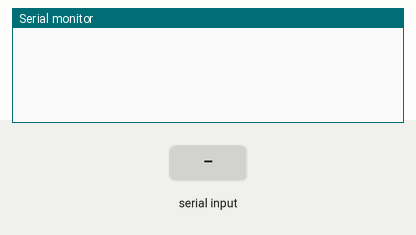
Recording of a sketch running on a simulated Arduino Uno, built with avr-gcc and run on an emulated ATmega328P. Shown: the last lines printed to the serial monitor. Inputs (shaded band) come from the test bench.

Above: at 1.2 s.
1.3 s: byte 1 (0x1) received over Serial
At 2.1 s:
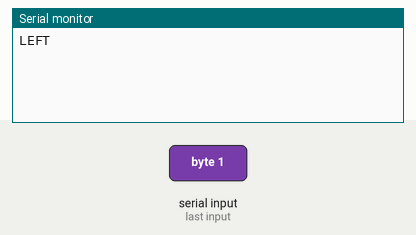
2.8 s: byte 2 (0x2) received over Serial
At 3.2 s:
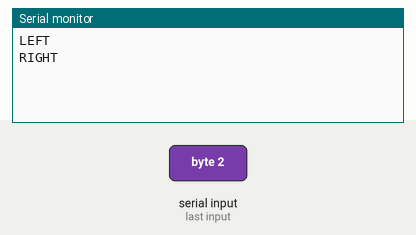
4.3 s: byte 3 (0x3) received over Serial
At 5.5 s:
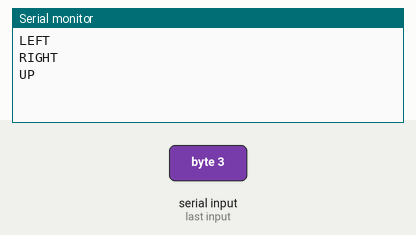
5.8 s: byte 4 (0x4) received over Serial
At 6.7 s:
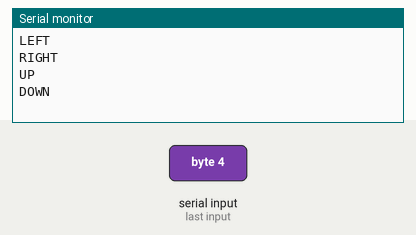

The sketch:

SDGS_Communication_Test.ino
```cpp
void setup() {
  Serial.begin(9600);


}

void loop() {
  if(Serial.available() > 0) {
    byte incomingByte = Serial.read();
    //Serial.println(incomingByte);
    switch(incomingByte) {
      case 0x1:
        Serial.println("LEFT");
        break;
      case 0x2:
        Serial.println("RIGHT");
        break;
      case 0x3:
        Serial.println("UP");
        break;
      case 0x4:
        Serial.println("DOWN");
        break;
    }
    Serial.read();
  }

}
```

Measured:
- after the input at 1.3 s, the serial monitor: prints a new line at once (image 1)
- after the input at 2.8 s, the serial monitor: prints a new line at once (image 2)
- after the input at 4.3 s, the serial monitor: prints a new line at once (image 3)
- after the input at 5.8 s, the serial monitor: prints a new line at once (image 4)
